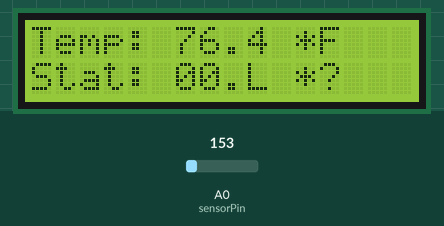
This sketch was run on a simulated Arduino Uno, built with avr-gcc and run on an emulated ATmega328P. Parts: 16×2 character LCD. Inputs (shaded band) come from the test bench; at power-on: A0 (sensorPin) = 153. What the sketch prints to the serial monitor is not drawn.

Above: at 1.7 s.
1.8 s: A0 (sensorPin) set to 165
At 2.9 s:
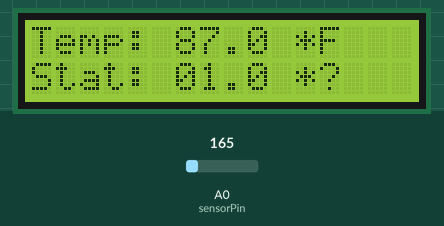
6.0 s: A0 (sensorPin) set to 191
At 7.0 s:
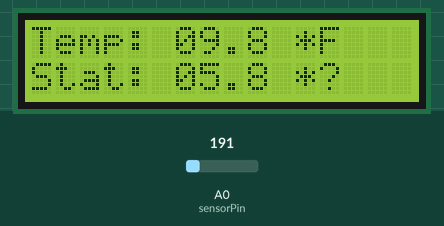
8.7 s: A0 (sensorPin) set to 175
At 10.0 s:
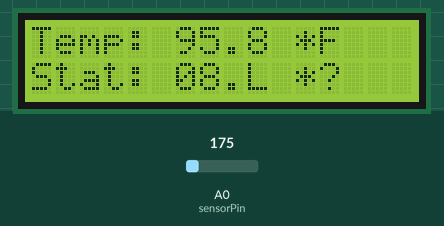
Timing chart, 0 to 11.7 s (numbered marks = the images above; inputs shaded):
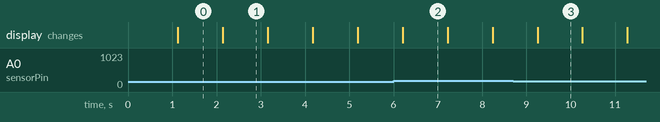

The sketch:

temp_lcd_1.0.ino
```cpp
#include <Wire.h>
#include <LiquidCrystal_I2C.h>
#include <TimerOne.h>

char array1[]="Temp:           "; //the string to print on the LCD row0  //16 slots, just update the chars
char array2[]="Stat:           "; //the string to print on the LCD row1  //16 slots, just update the chars
//remove me when sensor 2; once line2, sensor2 output is working
int str2count = 0;
//end remove me when sensor 2
int count = 0;//Set count=0. Here count is a count value that increases by 1 every 0.1 second, which means 1 second is counted when the value is 10
// initialize the library with the numbers of the interface pins
LiquidCrystal_I2C lcd(0x27,16,2); // set the LCD address to 0x27 for a 16 chars and 2 line display
//TMP36 Pin Variables
int sensorPin = 0; //the analog pin the TMP36's Vout (sense) pin is connected to
                        //the resolution is 10 mV / degree centigrade with a
                        //500 mV offset to allow for negative temperatures
float temperatureF = 0;
bool screenUpdateNeeded = false;;

void setup()
{
  lcd.init(); //initialize the lcd
  lcd.backlight(); //open the backlight

  Serial.begin(9600);  //Start the serial connection with the computer
                       //to view the result open the serial monitor

  Timer1.initialize(1000);/// set a timer
  Timer1.attachInterrupt(readsensors); // attach the service routine here
}

void loop()
{
  if (screenUpdateNeeded)
  {
    lcd.setCursor(0,0);
    lcd.print(&array1[0]);//array1[6]);
    lcd.setCursor(0,1);
    lcd.print(&array2[0]);//array1[6]);
    screenUpdateNeeded = false;
  }
}

void readsensors()
{
  //Currently we are called every 1000th of a second (each ms)
  count++;

  //Really don't print to serial too often or update the sensors, we are not fast
  if(count == 1000) //once a second
  {
     count = 0;

     //Get the voltage reading from the temperature sensor
     int reading = analogRead(sensorPin);
     //Convert that reading to voltage, for 3.3v arduino use 3.3
     float voltage = reading * 5.0;
     voltage /= 1024.0;
     //Print out the voltage
     Serial.print(voltage); Serial.println(" volts");
     float temperatureC = (voltage - 0.5) * 100 ;//converting from 10 mv per degree wit 500 mV offset
     //Convert to Fahrenheit
     temperatureF = (temperatureC * 9.0 / 5.0) + 32.0;
     Serial.print(temperatureF); Serial.println(" degrees F");
     //Update the display strings
     updateScreenChars();
     Serial.print(array2); Serial.println(":Display Output");
     Serial.print(array2); Serial.println(":Display Output");
     screenUpdateNeeded = true;
  }
}

void updateScreenChars()
{
  //only 16 slots... nothing over array1[16] or array2[16]
  //todo:implement overflow prtotect
  //array1[]="Current temp:               "; //the string to print on the LCD
  //array2[]="Current temp:               "; //the string to print on the LCD
  char str1[5] = "00.0";
  char str2[5] = "00.0";

  //Convert to 4 char string for displays
  convertDecToSTR4(temperatureF, str1);

// start This is temp for setting str2  //sensor data for line 2
 float tmpval1 = str2count;
  //Convert to 4 char string for displays
  convertDecToSTR4(tmpval1, str2);
  str2[3] = str1[3];   //'7';//(char)str2count / 9;
  if((str2count % 2) == 0){str2[3] = 'L';}
  if(str2count == 100)
  {
    str2count = 0;
    convertDecToSTR4(tmpval1, str2);
  } //don't go over bounds ...using only 3 digit display

    str2count++;
//end    This is temp for setting str2  //sensor data for line 2

  //set the chars
   array1[6]=str1[0];
   array1[7]=str1[1];
   array1[8]=str1[2];
   array1[9]=str1[3];
      //slap a " %F"
      array1[10]=' ';
      array1[11]='*';
      array1[12]='F';

   array2[6]=str2[0];
   array2[7]=str2[1];
   array2[8]=str2[2];
   array2[9]=str2[3];
   //slap a " %?"
         //slap a " %F"
      array2[10]=' ';
      array2[11]='*';
      array2[12]='?';

}

void convertDecToSTR4(float val , char str[])
{
  //We want these values:  "XX.X"
  //For example 45.6

  int newval = val*10; //lets assuem xx.x and convert to xxx, where xx is to the left and the last x is to the right of decimal

  str[0] = getNum(newval/100);
  str[1] = getNum(newval%100/10);
  str[2] = '.';
  str[3] = getNum(newval%10);
}

char getNum(int num)
{
  char retVal = ' ';
  switch(num)
  {
    default:
    retVal = '0';
    break;
    case 1:
    retVal = '1';
    break;
    case 2:
    retVal = '2';
    break;
    case 3:
    retVal = '3';
    break;
    case 4:
    retVal = '4';
    break;
    case 5:
    retVal = '5';
    break;
    case 6:
    retVal = '6';
    break;
    case 7:
    retVal = '7';
    break;
    case 8:
    retVal = '8';
    break;
    case 9:
    retVal = '9';
    break;
  }
  return retVal;
}
```

Measured:
- what the display in image 1 shows lasts 1.1 s, from 2.1 s to 3.2 s
